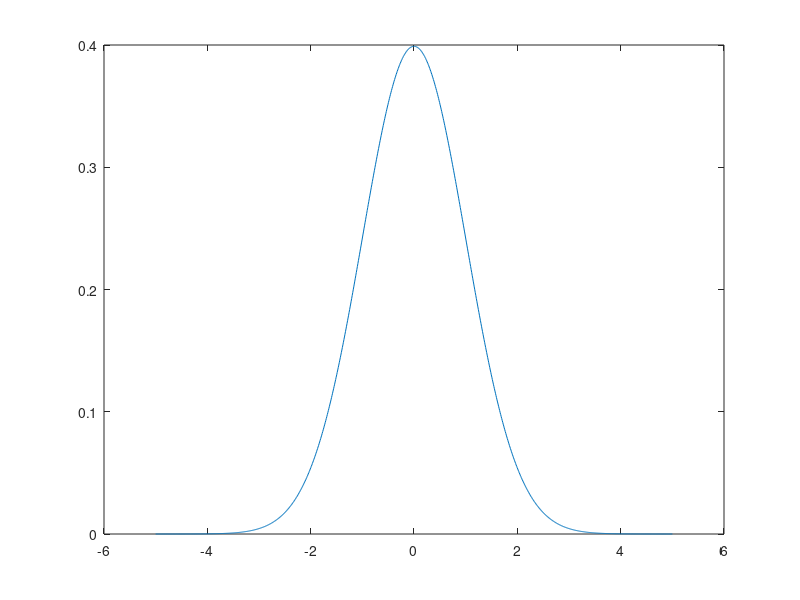
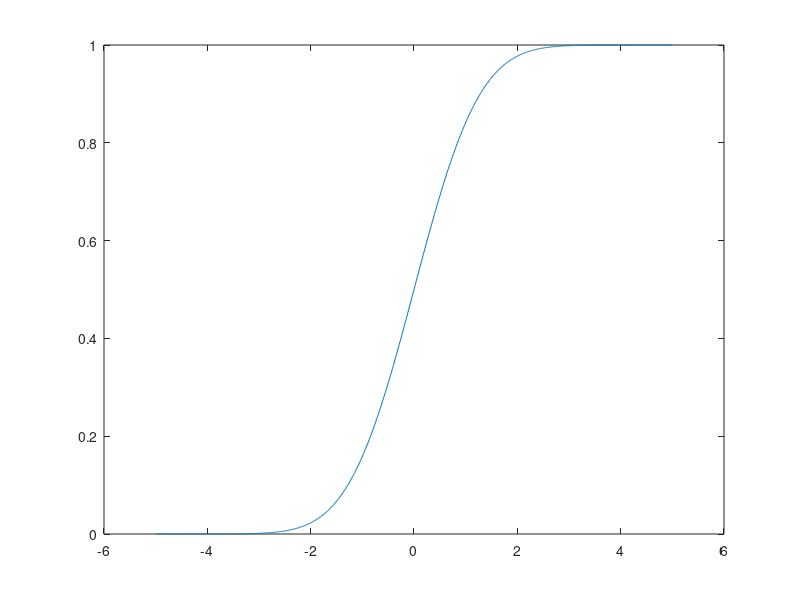
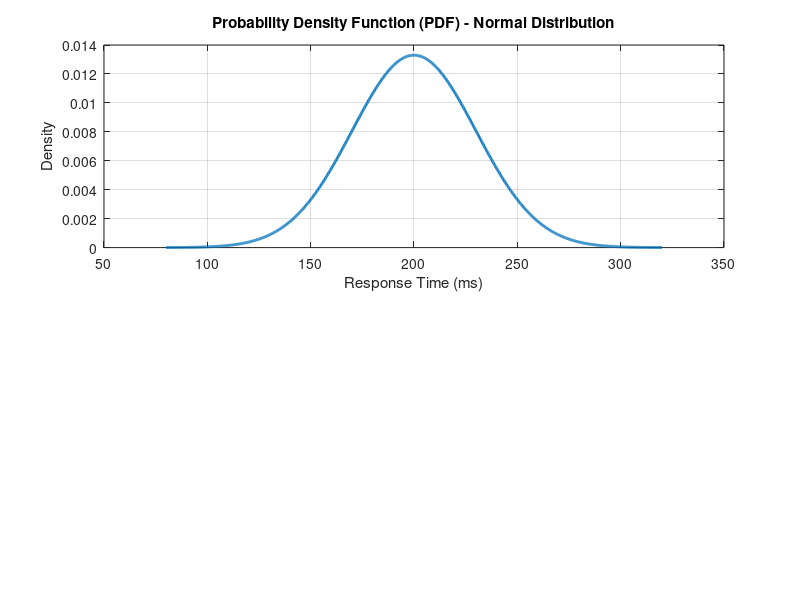

The MATLAB source for these figures, in order: (Note: this script raises an error after producing the figures.)
%% SECTION 0: GAUSSIAN distribution on MY BOOKS 
%GENERATE Stadard Gaussian PDF & CDF
x = linspace(-5, 5, 1000);
f = normpdf(x,0,1);
F = normcdf(x,0,1);
figure; plot(x, f);
figure; plot(x, F);

%% SECTION 1: Setup Environment
% Clean workspace to ensure reproducibility (Chuẩn hóa quy trình)
clc; clear; close all;

%% SECTION 2: Define Parameters for Normal Distribution
% Giả sử thời gian phản hồi trung bình là 200ms, độ lệch chuẩn là 30ms
mu = 200;       % Mean (Expectation)
sigma = 30;     % Standard Deviation

% Tạo một dải giá trị x (thời gian) để vẽ đồ thị
x = linspace(mu - 4*sigma, mu + 4*sigma, 1000);

%% SECTION 3: Calculate PDF and CDF
% PDF: Probability Density Function (Mật độ xác suất)
pdf_values = normpdf(x, mu, sigma);

% CDF: Cumulative Distribution Function (Xác suất tích lũy)
cdf_values = normcdf(x, mu, sigma);

%% SECTION 4: Visualization (Data Science Standard)
figure('Name', 'Server Response Time Analysis', 'Color', 'w');

% Plot 1: PDF
subplot(2, 1, 1);
plot(x, pdf_values, 'LineWidth', 2, 'Color', '#0072BD');
grid on;
title('Probability Density Function (PDF) - Normal Distribution');
xlabel('Response Time (ms)');
ylabel('Density');
xline(mu, '--r', 'Mean', 'LineWidth', 1.5); % Đánh dấu Mean
legend('Distribution', 'Mean (200ms)');

% Plot 2: CDF
subplot(2, 1, 2);
plot(x, cdf_values, 'LineWidth', 2, 'Color', '#D95319');
grid on;
title('Cumulative Distribution Function (CDF)');
xlabel('Response Time (ms)');
ylabel('Cumulative Probability');

%% SECTION 5: Practical Calculation (Bài toán thực tế)
% Câu hỏi: Xác suất để Server phản hồi chậm hơn 250ms là bao nhiêu?
% P(X > 250) = 1 - P(X <= 250) = 1 - CDF(250)

threshold = 250;
prob_slow = 1 - normcdf(threshold, mu, sigma);

fprintf('--- KẾT QUẢ PHÂN TÍCH ---\n');
fprintf('Mean Response Time: %.2f ms\n', mu);
fprintf('Standard Deviation: %.2f ms\n', sigma);
fprintf('Probability of response > %d ms is: %.4f (approx %.2f%%)\n', ...
    threshold, prob_slow, prob_slow*100);

% Giải thích kết quả theo ngôn ngữ IELTS/Academic:
% "Given a normal distribution with a mean of 200 and a standard deviation of 30,
% there is approximately a 4.78% probability that the response time will exceed 250ms."